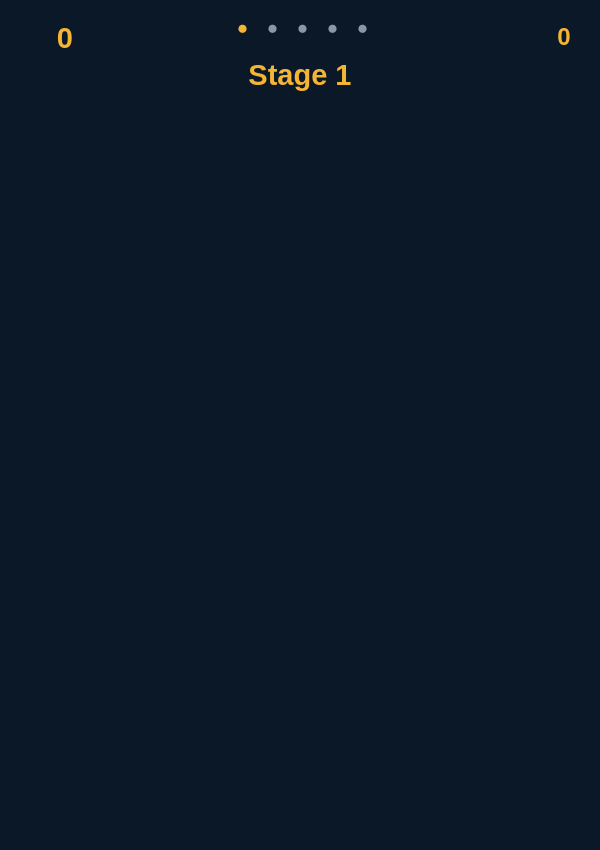
<?xml version="1.0" encoding="UTF-8"?>
<ui version="4.0">
 <class>MainWindow</class>
 <widget class="QMainWindow" name="MainWindow">
  <property name="geometry">
   <rect>
    <x>0</x>
    <y>0</y>
    <width>600</width>
    <height>850</height>
   </rect>
  </property>
  <property name="windowTitle">
   <string>MainWindow</string>
  </property>
  <property name="styleSheet">
   <string notr="true">background-color: rgb(11, 24, 40);</string>
  </property>
  <widget class="QWidget" name="centralwidget">
   <property name="styleSheet">
    <string notr="true">background-color: rgb(11, 24, 40);</string>
   </property>
   <widget class="QLabel" name="stageLabel">
    <property name="geometry">
     <rect>
      <x>200</x>
      <y>50</y>
      <width>200</width>
      <height>50</height>
     </rect>
    </property>
    <property name="font">
     <font>
      <pointsize>22</pointsize>
      <weight>75</weight>
      <bold>true</bold>
     </font>
    </property>
    <property name="styleSheet">
     <string notr="true">color: rgb(245, 181, 52);</string>
    </property>
    <property name="text">
     <string>Stage 1</string>
    </property>
    <property name="alignment">
     <set>Qt::AlignCenter</set>
    </property>
   </widget>
   <widget class="QLabel" name="scoreLabel">
    <property name="geometry">
     <rect>
      <x>20</x>
      <y>15</y>
      <width>90</width>
      <height>45</height>
     </rect>
    </property>
    <property name="font">
     <font>
      <pointsize>22</pointsize>
      <weight>75</weight>
      <bold>true</bold>
     </font>
    </property>
    <property name="styleSheet">
     <string notr="true">color: rgb(245, 181, 52);
background-color: transparent;</string>
    </property>
    <property name="text">
     <string>0</string>
    </property>
    <property name="alignment">
     <set>Qt::AlignCenter</set>
    </property>
   </widget>
   <widget class="QLabel" name="stageDot1">
    <property name="geometry">
     <rect>
      <x>230</x>
      <y>15</y>
      <width>25</width>
      <height>25</height>
     </rect>
    </property>
    <property name="font">
     <font>
      <pointsize>14</pointsize>
      <weight>75</weight>
      <bold>true</bold>
     </font>
    </property>
    <property name="styleSheet">
     <string notr="true">color: rgb(245, 181, 52);
background-color: transparent;</string>
    </property>
    <property name="text">
     <string>●</string>
    </property>
    <property name="alignment">
     <set>Qt::AlignCenter</set>
    </property>
   </widget>
   <widget class="QLabel" name="stageDot2">
    <property name="geometry">
     <rect>
      <x>260</x>
      <y>15</y>
      <width>25</width>
      <height>25</height>
     </rect>
    </property>
    <property name="font">
     <font>
      <pointsize>14</pointsize>
      <weight>75</weight>
      <bold>true</bold>
     </font>
    </property>
    <property name="styleSheet">
     <string notr="true">color: rgb(140, 150, 165);
background-color: transparent;</string>
    </property>
    <property name="text">
     <string>●</string>
    </property>
    <property name="alignment">
     <set>Qt::AlignCenter</set>
    </property>
   </widget>
   <widget class="QLabel" name="stageDot3">
    <property name="geometry">
     <rect>
      <x>290</x>
      <y>15</y>
      <width>25</width>
      <height>25</height>
     </rect>
    </property>
    <property name="font">
     <font>
      <pointsize>14</pointsize>
      <weight>75</weight>
      <bold>true</bold>
     </font>
    </property>
    <property name="styleSheet">
     <string notr="true">color: rgb(140, 150, 165);
background-color: transparent;</string>
    </property>
    <property name="text">
     <string>●</string>
    </property>
    <property name="alignment">
     <set>Qt::AlignCenter</set>
    </property>
   </widget>
   <widget class="QLabel" name="stageDot4">
    <property name="geometry">
     <rect>
      <x>320</x>
      <y>15</y>
      <width>25</width>
      <height>25</height>
     </rect>
    </property>
    <property name="font">
     <font>
      <pointsize>14</pointsize>
      <weight>75</weight>
      <bold>true</bold>
     </font>
    </property>
    <property name="styleSheet">
     <string notr="true">color: rgb(140, 150, 165);
background-color: transparent;</string>
    </property>
    <property name="text">
     <string>●</string>
    </property>
    <property name="alignment">
     <set>Qt::AlignCenter</set>
    </property>
   </widget>
   <widget class="QLabel" name="stageDot5">
    <property name="geometry">
     <rect>
      <x>350</x>
      <y>15</y>
      <width>25</width>
      <height>25</height>
     </rect>
    </property>
    <property name="font">
     <font>
      <pointsize>14</pointsize>
      <weight>75</weight>
      <bold>true</bold>
     </font>
    </property>
    <property name="styleSheet">
     <string notr="true">color: rgb(140, 150, 165);
background-color: transparent;</string>
    </property>
    <property name="text">
     <string>●</string>
    </property>
    <property name="alignment">
     <set>Qt::AlignCenter</set>
    </property>
   </widget>
   <widget class="QLabel" name="appleCountLabel">
    <property name="geometry">
     <rect>
      <x>540</x>
      <y>21</y>
      <width>48</width>
      <height>32</height>
     </rect>
    </property>
    <property name="font">
     <font>
      <pointsize>18</pointsize>
      <weight>75</weight>
      <bold>true</bold>
     </font>
    </property>
    <property name="styleSheet">
     <string notr="true">color: rgb(245, 181, 52);
background-color: transparent;</string>
    </property>
    <property name="text">
     <string>0</string>
    </property>
    <property name="alignment">
     <set>Qt::AlignCenter</set>
    </property>
   </widget>
   <widget class="QGraphicsView" name="gameView">
    <property name="geometry">
     <rect>
      <x>10</x>
      <y>100</y>
      <width>581</width>
      <height>701</height>
     </rect>
    </property>
    <property name="font">
     <font>
      <pointsize>14</pointsize>
     </font>
    </property>
    <property name="styleSheet">
     <string notr="true">background-color: rgb(11, 24, 40);
border: none;</string>
    </property>
    <property name="verticalScrollBarPolicy">
     <enum>Qt::ScrollBarAlwaysOff</enum>
    </property>
    <property name="horizontalScrollBarPolicy">
     <enum>Qt::ScrollBarAlwaysOff</enum>
    </property>
   </widget>
   <widget class="QLabel" name="appleIconLabel">
    <property name="geometry">
     <rect>
      <x>500</x>
      <y>15</y>
      <width>38</width>
      <height>38</height>
     </rect>
    </property>
    <property name="text">
     <string/>
    </property>
    <property name="pixmap">
     <pixmap resource="../resources/game_resources.qrc">:/images/apple_icon.png</pixmap>
    </property>
    <property name="scaledContents">
     <bool>true</bool>
    </property>
   </widget>
   <widget class="QLabel" name="knifeSlot2">
    <property name="geometry">
     <rect>
      <x>28</x>
      <y>440</y>
      <width>41</width>
      <height>71</height>
     </rect>
    </property>
    <property name="text">
     <string/>
    </property>
    <property name="pixmap">
     <pixmap resource="../resources/game_resources.qrc">:/images/remaining_knife_active.png</pixmap>
    </property>
    <property name="scaledContents">
     <bool>true</bool>
    </property>
   </widget>
   <widget class="QLabel" name="knifeSlot3">
    <property name="geometry">
     <rect>
      <x>28</x>
      <y>490</y>
      <width>41</width>
      <height>71</height>
     </rect>
    </property>
    <property name="text">
     <string/>
    </property>
    <property name="pixmap">
     <pixmap resource="../resources/game_resources.qrc">:/images/remaining_knife_active.png</pixmap>
    </property>
    <property name="scaledContents">
     <bool>true</bool>
    </property>
   </widget>
   <widget class="QLabel" name="knifeSlot5">
    <property name="geometry">
     <rect>
      <x>28</x>
      <y>590</y>
      <width>41</width>
      <height>71</height>
     </rect>
    </property>
    <property name="text">
     <string/>
    </property>
    <property name="pixmap">
     <pixmap resource="../resources/game_resources.qrc">:/images/remaining_knife_active.png</pixmap>
    </property>
    <property name="scaledContents">
     <bool>true</bool>
    </property>
   </widget>
   <widget class="QLabel" name="knifeSlot4">
    <property name="geometry">
     <rect>
      <x>28</x>
      <y>540</y>
      <width>41</width>
      <height>71</height>
     </rect>
    </property>
    <property name="text">
     <string/>
    </property>
    <property name="pixmap">
     <pixmap resource="../resources/game_resources.qrc">:/images/remaining_knife_active.png</pixmap>
    </property>
    <property name="scaledContents">
     <bool>true</bool>
    </property>
   </widget>
   <widget class="QLabel" name="knifeSlot6">
    <property name="geometry">
     <rect>
      <x>28</x>
      <y>640</y>
      <width>41</width>
      <height>71</height>
     </rect>
    </property>
    <property name="text">
     <string/>
    </property>
    <property name="pixmap">
     <pixmap resource="../resources/game_resources.qrc">:/images/remaining_knife_active.png</pixmap>
    </property>
    <property name="scaledContents">
     <bool>true</bool>
    </property>
   </widget>
   <widget class="QLabel" name="knifeSlot7">
    <property name="geometry">
     <rect>
      <x>28</x>
      <y>690</y>
      <width>41</width>
      <height>71</height>
     </rect>
    </property>
    <property name="text">
     <string/>
    </property>
    <property name="pixmap">
     <pixmap resource="../resources/game_resources.qrc">:/images/remaining_knife_active.png</pixmap>
    </property>
    <property name="scaledContents">
     <bool>true</bool>
    </property>
   </widget>
   <widget class="QLabel" name="knifeSlot8">
    <property name="geometry">
     <rect>
      <x>28</x>
      <y>740</y>
      <width>41</width>
      <height>71</height>
     </rect>
    </property>
    <property name="text">
     <string/>
    </property>
    <property name="pixmap">
     <pixmap resource="../resources/game_resources.qrc">:/images/remaining_knife_active.png</pixmap>
    </property>
    <property name="scaledContents">
     <bool>true</bool>
    </property>
   </widget>
   <widget class="QLabel" name="knifeSlot1">
    <property name="geometry">
     <rect>
      <x>28</x>
      <y>390</y>
      <width>41</width>
      <height>71</height>
     </rect>
    </property>
    <property name="text">
     <string/>
    </property>
    <property name="pixmap">
     <pixmap resource="../resources/game_resources.qrc">:/images/remaining_knife_active.png</pixmap>
    </property>
    <property name="scaledContents">
     <bool>true</bool>
    </property>
   </widget>
  </widget>
  <widget class="QMenuBar" name="menubar">
   <property name="geometry">
    <rect>
     <x>0</x>
     <y>0</y>
     <width>600</width>
     <height>24</height>
    </rect>
   </property>
  </widget>
  <widget class="QStatusBar" name="statusbar"/>
 </widget>
 <resources>
  <include location="../resources/game_resources.qrc"/>
 </resources>
 <connections/>
 <designerdata>
  <property name="gridDeltaX">
   <number>10</number>
  </property>
  <property name="gridDeltaY">
   <number>10</number>
  </property>
  <property name="gridSnapX">
   <bool>true</bool>
  </property>
  <property name="gridSnapY">
   <bool>true</bool>
  </property>
  <property name="gridVisible">
   <bool>false</bool>
  </property>
 </designerdata>
</ui>
